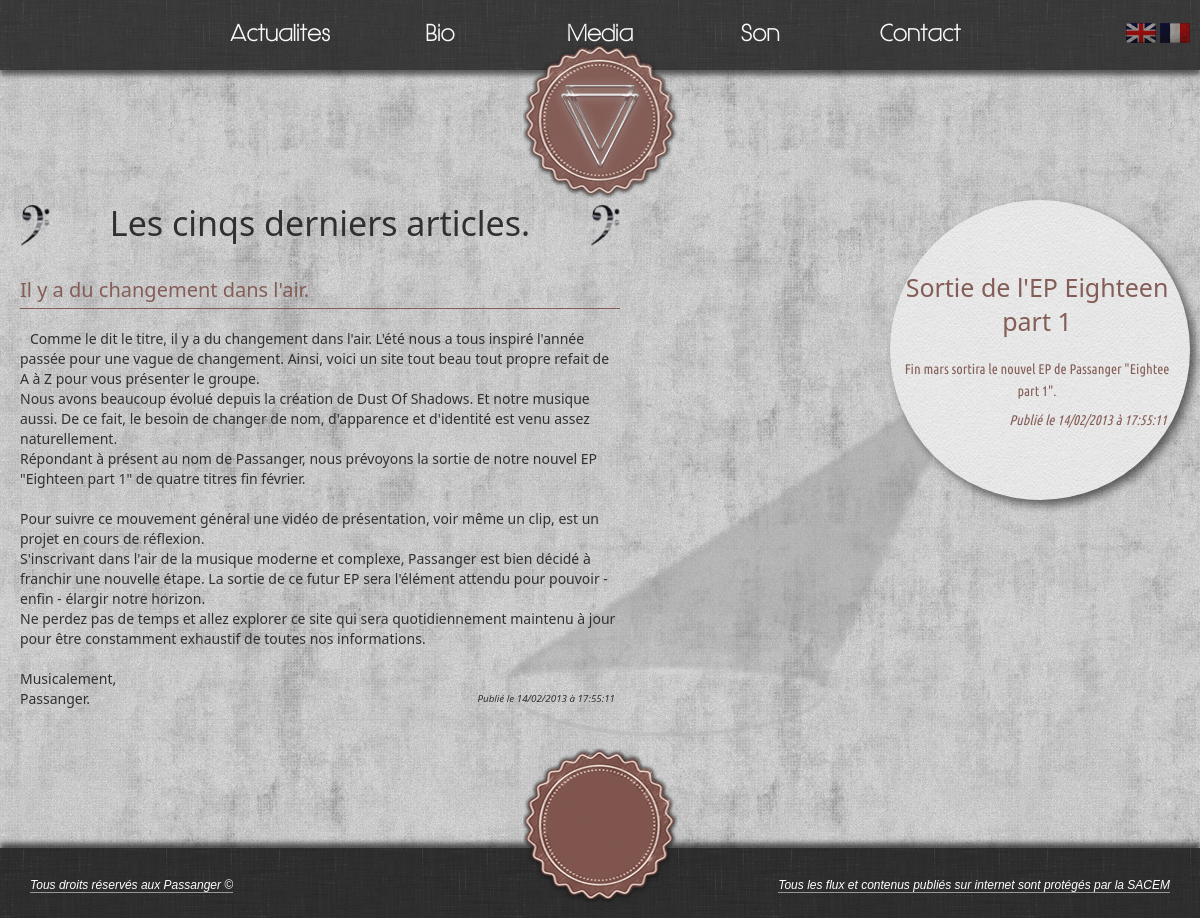
The page / on the database its author committed.
### tables this page shows
CREATE TABLE IF NOT EXISTS `links` (
  `idLinks` smallint(5) unsigned NOT NULL AUTO_INCREMENT,
  `text` varchar(200) NOT NULL,
  `href` mediumtext NOT NULL,
  `lang` varchar(2) NOT NULL,
  PRIMARY KEY (`idLinks`)
);

CREATE TABLE IF NOT EXISTS `actus` (
  `idActus` smallint(5) unsigned NOT NULL AUTO_INCREMENT,
  `nom_table` varchar(255) NOT NULL,
  `title` varchar(250) NOT NULL,
  `body` longtext NOT NULL,
  `date` int(11) NOT NULL,
  `lang` varchar(2) NOT NULL,
  PRIMARY KEY (`idActus`)
);

CREATE TABLE IF NOT EXISTS `event` (
  `idEvent` smallint(5) NOT NULL AUTO_INCREMENT,
  `nom_table` varchar(255) NOT NULL,
  `title` varchar(255) NOT NULL,
  `body` text NOT NULL,
  `date` int(11) NOT NULL,
  `type` varchar(11) NOT NULL,
  `lang` varchar(2) NOT NULL,
  PRIMARY KEY (`idEvent`)
);

### class/Session.php (called while the page is built, shortened)
<?php
class Session{
    public function __construct($sessionName = 'anonyme',$cookieParams = array(), $timeout = 3600){
        $this->sessionName = (string) $sessionName;
        $this->cookieParams = array_merge(
			session_get_cookie_params(),
			$cookieParams
        );
    }
    public function write($key, $value){
        return $this;
    }
    public function read($key, $default = NULL){
        return (isset($_SESSION[$key]))? $_SESSION[$key] : $default;
    }
}

### bootstrap.php (called while the page is built, shortened)
<?php
    require_once 'class/Session.php';
    $session = new Session();

### class/Links.php (called while the page is built)
<?php
class Links{
    private $pdo = null;
    private $lang = null;
    public function __construct($pdo, $lang){
        $this->pdo = $pdo;
        $this->lang = $lang;
    }
    public function getAllLinks(){
        $request = "SELECT idLinks, text, href
			FROM links
			WHERE lang='".$this->lang."'";
		$links_array = array();
        try{
            $result = $this->pdo->query($request);
            while($ligne = $result->fetch(PDO::FETCH_ASSOC)){
                    $links_array[$ligne['idLinks']] = $ligne;
            }
            return $links_array;
        }catch(PDOException $e){
            print $e->getMessage();
        }
        return array();
    }
}

### class/Actus.php (called while the page is built, shortened)
<?php
class Actus{
    private $pdo = null;
    private $lang = null;
    public function __construct($pdo, $lang){
        $this->pdo = $pdo;
        $this->lang = $lang;
    }
	public function getLastFiveActus(){
        $request = "SELECT idActus, title, body , date
			FROM actus
			WHERE lang='".$this->lang."'
			LIMIT 5";
        $actus_array = array();
        try{
            $result = $this->pdo->query($request);
            while($ligne = $result->fetch(PDO::FETCH_ASSOC)){
                $actus_array[$ligne['idActus']] = $ligne;
            }
            return $actus_array;
        }catch(PDOException $e){
            print $e->getMessage();
        }
        return array();
	}
}

### class/Event.php (called while the page is built, shortened)
<?php
class Event{
    private $pdo = null;
    private $lang = null;
    public function __construct($pdo, $lang){
        $this->pdo = $pdo;
        $this->lang = $lang;
    }
	public function getLastFiveEvent(){
        $request = "SELECT idEvent, title, body , date, type
			FROM event
			WHERE lang='".$this->lang."'
			LIMIT 5";
        $event_array = array();
        try{
            $result = $this->pdo->query($request);
            while($ligne = $result->fetch(PDO::FETCH_ASSOC)){
                $event_array[$ligne['idEvent']] = $ligne;
            }
            return $event_array;
        }catch(PDOException $e){
            print $e->getMessage();
        }
        return array();
	}
}

### home.php (the view, shortened to what this page needs)
<?php
	require_once 'class/Actus.php';
	require_once 'class/Event.php';
	$actus = new Actus($pdo,$session->read('langue'));
	$actusInformation = $actus->getLastFiveActus();
	$event = new Event($pdo,$session->read('langue'));
	$eventInformation = $event->getLastFiveEvent();
?>
<div id="conteneur">
	<div id="article">
	    <h1><?php echo LAST_FIVE_ARTICLE; ?></h1>
	    <?php
		    foreach($actusInformation as $this_actu){
	    ?>
	    <article>
	    <div class="article_block">
		    <h2 class="titre"><?php echo $this_actu['title']; ?></h2>
		    <div class="content_article">
			    <p>
				    <?php echo nl2br($this_actu['body']); ?>
				    <?php echo "<span class='published'>".DATE_PUBLISHED." " , date("d/m/Y ".AT." H:i:s",$this_actu['date']) , "</span>"; ?>
			    </p>
		    </div>
	    </div>
	    </article>
	    <?php
		    }
	    ?>
	</div>
	<div id="event">
		<?php
			$compteur = 1;
			foreach($eventInformation as $this_event){
		?>
		<section id="event-<?php echo $compteur; ?>" <?php if($compteur == 1)echo "class='active_carousel'"; ?>>
		<div class="section_block">
			<h2 class="titre">
				<?php echo $this_event['title']; ?>
			</h2>
			<div class="content_event">
				<?php echo $this_event['body']; ?>
			</div>
			<div class="date_event">
				<?php echo "<p class='published'>".DATE_PUBLISHED." " , date("d/m/Y ".AT." H:i:s",$this_event['date']) , "</p>"; ?>
			</div>
		</div>
		</section>
		<?php
			    $compteur++;
			}
		?>
	    <img id="projo-right-to-left" src="public/media/image/lumiere.png" alt="lumiere droite" />
	</div>
</div>

### page/header.phtml (shortened to what this page needs)
<?php
	require_once 'class/Links.php';
	$links = new Links($pdo,$session->read('langue'));
	$linksInformation = $links->getAllLinks();
    $tag_langue = isset($_SESSION['langue'])?$_SESSION['langue']:'fr';
	$actual_url = ($_SERVER['REQUEST_URI'] == '/'?'/'.$tag_langue.'-home':$_SERVER['REQUEST_URI']);
?>
<header>
<div id="header_block">
	<div id="language">
		<a href="set_language.php?lang=en" title="English Version">
			<img src="public/media/image/flag_en.png" alt="Traduire en anglais"/>
		</a>
		<a href="set_language.php?lang=fr" title="Version Française">
			<img src="public/media/image/flag_fr.png" alt="Traduire en français"/>
		</a>
	</div>
	<div id="header">
		<ul>
		<?php
			foreach($linksInformation as $this_link_information){
				$id_css_array = explode('.',$this_link_information['href']);
				$id_css = reset($id_css_array);
				$url_tab = '/'.$tag_langue.'-'.$this_link_information['href'];
				if($this_link_information['href'] != 'home'){
					echo '
		<li '.(($actual_url == $url_tab)?'class="selected menu"':'class="menu"').' id="'.$id_css.'">
			<a href="'.$tag_langue.'-'.$this_link_information['href'].'#content-starting">'.
				$this_link_information['text'].'
			</a>
		</li>';
				}
			}
		?>
		</ul>
	</div>
	<div id="logo">
		<a href="<?php echo $tag_langue; ?>-home">
		</a>
	</div>
</div>
</header>

### public/css/responsiv.css (style rules this page uses)
@media screen and (max-width: 1210px) { #event { float: left; } }
@media screen and (max-width: 1210px) { #article { float: left; margin-left: 20px; } }

### rows shown on the page
links: text "Actualites"
links: text "Bio"
links: text "Media"
links: text "Son"
links: text "Contact"
actus: title "Il y a du changement dans l'air.", body "Comme le dit le titre, il y a du changement dans l'air. L'été nous a tous inspiré l'année passée pour une vague de changement. Ainsi, voici un site tout beau tout propre refait de A à Z pour vous présenter le groupe. Nous avons beaucoup évolué depuis la création de Dust Of Shadows. Et notre musique aussi. De ce fait, le besoin de changer de nom, d'apparence et d'identité est venu assez naturellement. Répondant à présent au nom de Passanger, nous prévoyons la sortie de notre nouvel EP \"Eighteen part 1\" de quatre titres fin février. Pour suivre ce mouvement général une vidéo de présentation, voir même un clip, est un projet en cours de réflexion. S'inscrivant dans l'air de la musique moderne…", date "14/02/2013 à 17:55:11"
event: title "Sortie de l'EP Eighteen part 1", body "Fin mars sortira le nouvel EP de Passanger \"Eightee part 1\".", date "14/02/2013 à 17:55:11"

### other values the page prints
LAST_FIVE_ARTICLE "Les cinqs derniers articles."
COPYRIGHT "Tous droits réservés aux Passanger ©"
SACEM "Tous les flux et contenus publiés sur internet sont protégés par la SACEM"
